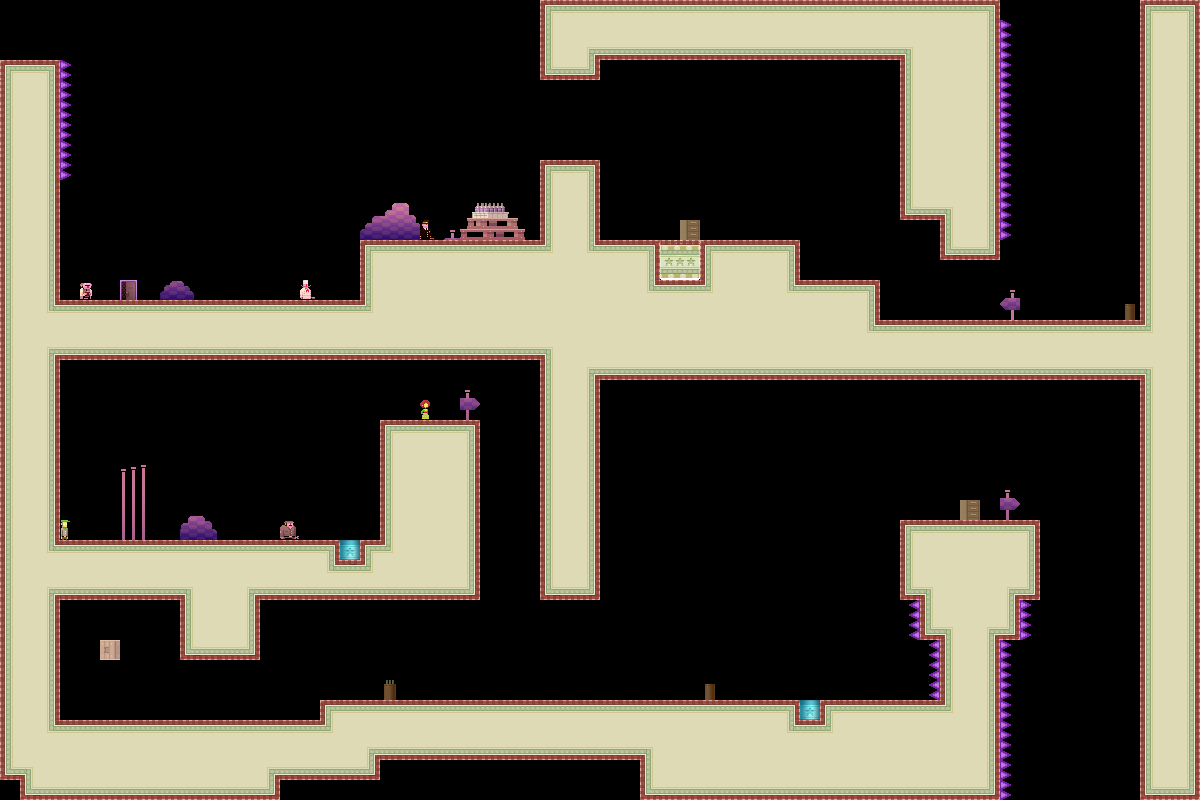

Below is a game level as drawn by its tile map, then a one-line description and the .tmx that defines it (tile-layer data replaced by summaries):
An orthogonal 60x40 tile map with 20x20 px tiles, 1 tile layer (bg).

<map version="1.0" orientation="orthogonal" width="60" height="40" tilewidth="20" tileheight="20">
 <tileset firstgid="1" name="tiles_sydney" tilewidth="20" tileheight="20">
  <image source="../../../../../SuperLemonadeFactoryPartTwoContent/Lemonade/tiles_sydney.png" width="400" height="400" />
  <terraintypes>
   <terrain name="regularBlocks" tile="-1" />
  </terraintypes>
  <tile id="8" terrain=",,,0" />
  <tile id="9" terrain=",,0,0" />
  <tile id="10" terrain=",,0,0" />
  <tile id="11" terrain=",,0,0" />
  <tile id="12" terrain=",,0,0" />
  <tile id="13" terrain=",,0,0" />
  <tile id="14" terrain=",,0," />
  <tile id="15" terrain="0,0,0," />
  <tile id="16" terrain="0,0,,0" />
  <tile id="28" terrain=",0,,0" />
  <tile id="34" terrain="0,,0," />
  <tile id="35" terrain="0,,0,0" />
  <tile id="36" terrain=",0,0,0" />
  <tile id="48" terrain=",0,,0" />
  <tile id="54" terrain="0,,0," />
  <tile id="68" terrain=",0,,0" />
  <tile id="74" terrain="0,,0," />
  <tile id="88" terrain=",0,,0" />
  <tile id="94" terrain="0,,0," />
  <tile id="108" terrain=",0,,0" />
  <tile id="114" terrain="0,,0," />
  <tile id="128" terrain=",0,," />
  <tile id="129" terrain="0,0,," />
  <tile id="130" terrain="0,0,," />
  <tile id="131" terrain="0,0,," />
  <tile id="132" terrain="0,0,," />
  <tile id="133" terrain="0,0,," />
  <tile id="134" terrain="0,,," />
  <tile id="194" terrain="0,0,0,0" />
  <tile id="356">
   <properties>
    <property name="LargeCrate" value="" />
   </properties>
  </tile>
  <tile id="380">
   <properties>
    <property name="Andre" value="" />
   </properties>
  </tile>
  <tile id="381">
   <properties>
    <property name="Liselot" value="" />
   </properties>
  </tile>
  <tile id="382">
   <properties>
    <property name="Amsterdaam" value="" />
   </properties>
  </tile>
  <tile id="383">
   <properties>
    <property name="Worker" value="" />
   </properties>
  </tile>
  <tile id="384">
   <properties>
    <property name="Inspector" value="" />
   </properties>
  </tile>
  <tile id="385">
   <properties>
    <property name="Chef" value="" />
   </properties>
  </tile>
  <tile id="386">
   <properties>
    <property name="Exit" value="" />
   </properties>
  </tile>
  <tile id="387">
   <properties>
    <property name="Trampoline" value="" />
   </properties>
  </tile>
  <tile id="388">
   <properties>
    <property name="SmallCrate" value="" />
   </properties>
  </tile>
  <tile id="389">
   <properties>
    <property name="SugarBag" value="" />
   </properties>
  </tile>
 </tileset>
 <layer name="bg" width="60" height="40">
  <data>[2400 cells, 1089 non-empty, 102 distinct tile ids]</data>
 </layer>
 <objectgroup name="boxes" width="60" height="40" />
</map>
